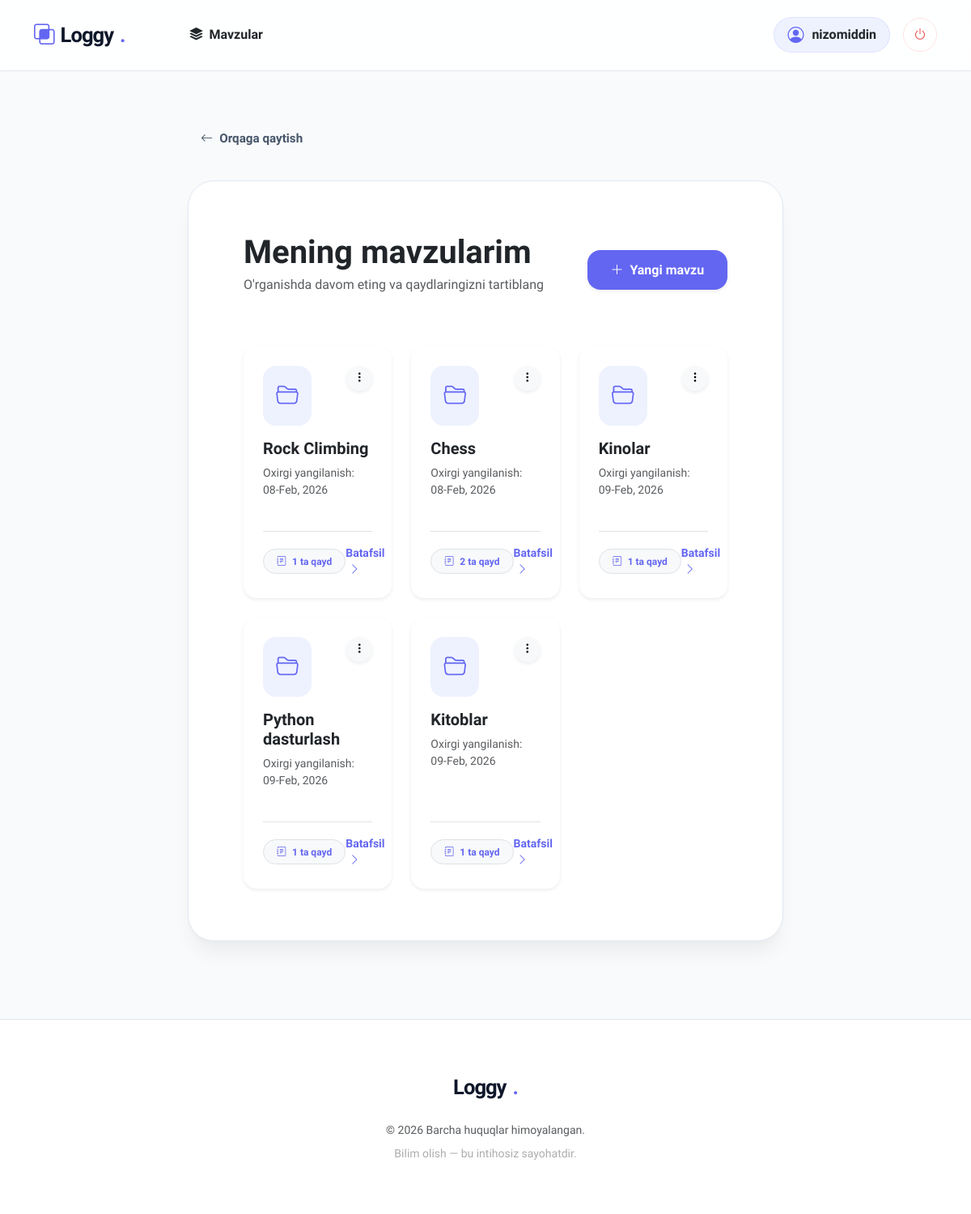
Page /topics/ (signed in) on the earlier database version.
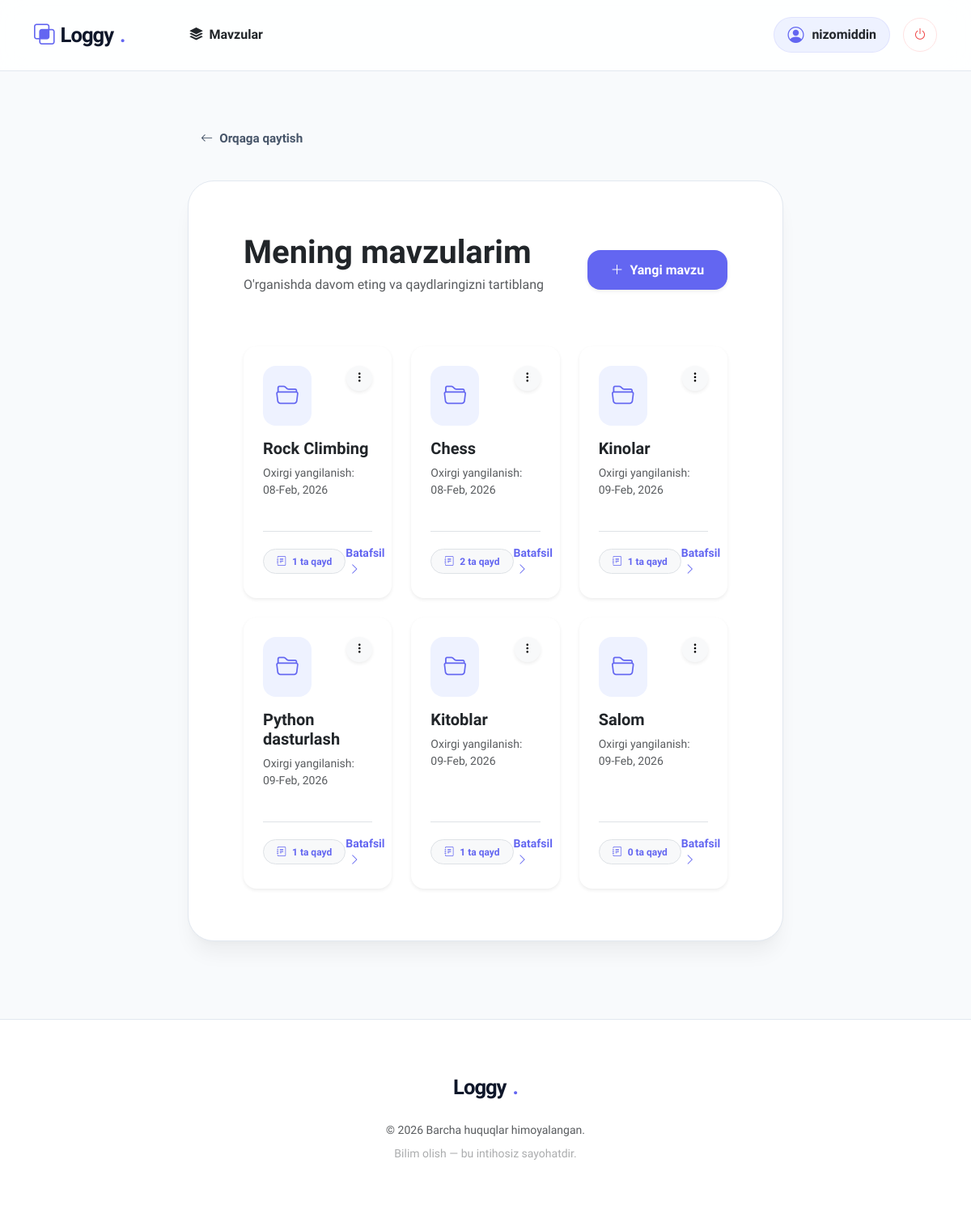
Same page on the later database version.
### learning_logs/models.py (models this page shows)
class Topic(models.Model):
    text = models.CharField(max_length=200)
    date_added = models.DateTimeField(auto_now_add=True)
    owner = models.ForeignKey(User, on_delete=models.CASCADE)
    def __str__(self):
        return self.text

### learning_logs/views.py (the view)
# urls.py: path('topics/', views.topics, name='topics'),
@login_required
def topics(request):
    topics = Topic.objects.filter(owner=request.user).order_by('date_added')
    context = {'topics': topics}
    return render(request, 'learning_logs/topics.html', context)

### learning_logs/templates/learning_logs/topics.html (shortened to what this page needs)
{% extends 'learning_logs/base.html' %}
{% block content %}
<div class="container py-2">
    <div class="d-flex justify-content-between align-items-center mb-5">
        <div>
            <h1 class="display-6 fw-extrabold text-dark mb-1">Mening mavzularim</h1>
            <p class="text-muted">O'rganishda davom eting va qaydlaringizni tartiblang</p>
        </div>
        <a href="{% url 'learning_logs:new_topic' %}" class="btn btn-brand shadow-sm">
            <i class="bi bi-plus-lg me-1"></i> Yangi mavzu
        </a>
    </div>
    <div class="row g-4">
        {% for topic in topics %}
            <div class="col-md-6 col-lg-4">
                <div class="card h-100 border-0 shadow-sm rounded-4 hover-card transition">
                    <div class="card-body p-4 d-flex flex-column">
                        <div class="d-flex justify-content-between align-items-start mb-3">
                            <div class="bg-accent-soft p-3 rounded-4">
                                <i class="bi bi-folder2-open fs-3 text-accent"></i>
                            </div>
                            <div class="dropdown">
                                <button class="btn btn-light btn-sm rounded-circle shadow-sm" type="button" data-bs-toggle="dropdown">
                                    <i class="bi bi-three-dots-vertical"></i>
                                </button>
                            </div>
                        </div>
                        <h5 class="card-title fw-bold text-dark mb-2">{{ topic }}</h5>
                        <p class="card-text text-muted small flex-grow-1">
                            Oxirgi yangilanish: {{ topic.date_added|date:'d-M, Y' }}
                        </p>
                        <div class="mt-4 pt-3 border-top d-flex justify-content-between align-items-center">
                            <span class="badge bg-light text-accent rounded-pill px-3 py-2 border border-accent-soft">
                                <i class="bi bi-journal-text me-1"></i> {{ topic.entry_set.count }} ta qayd
                            </span>
                            <a href="{% url 'learning_logs:topic' topic.id %}" class="fw-bold text-accent text-decoration-none small">
                                Batafsil <i class="bi bi-chevron-right ms-1"></i>
                            </a>
                        </div>
                    </div>
                </div>
            </div>
        {% endfor %}
    </div>
</div>
{% endblock content %}

### learning_logs/templates/learning_logs/base.html (shortened to what this page needs)
<!DOCTYPE html>
<html lang="uz">
<head>
    <link href="https://cdn.jsdelivr.net/npm/bootstrap@5.3.2/dist/css/bootstrap.min.css" rel="stylesheet">
    <link rel="stylesheet" href="https://cdn.jsdelivr.net/npm/bootstrap-icons@1.11.2/font/bootstrap-icons.css">
</head>
<body class="d-flex flex-column min-vh-100">
    <nav class="navbar navbar-expand-lg sticky-top">
        <div class="container">
            <a class="navbar-brand" href="{% url 'learning_logs:index' %}">
                <i class="bi bi-intersect brand-dot"></i> Loggy<span class="brand-dot">.</span>
            </a>
            <div class="collapse navbar-collapse" id="navbarNav">
                <ul class="navbar-nav me-auto ps-lg-5">
                    <li class="nav-item">
                        <a class="nav-link fw-semibold px-3 text-dark" href="{% url 'learning_logs:topics' %}">
                            <i class="bi bi-stack me-1"></i> Mavzular
                        </a>
                    </li>
                </ul>
                <div class="d-flex align-items-center gap-3">
                    {% if user.is_authenticated %}
                        <div class="user-pill d-none d-sm-flex">
                            <i class="bi bi-person-circle text-accent fs-5"></i>
                            <span class="fw-bold text-dark fs-6">{{ user.username }}</span>
                        </div>
                        <form action="{% url 'users:logout' %}" method="post" class="m-0">
                            <button type="submit" class="logout-btn-circle" title="Chiqish">
                                <i class="bi bi-power"></i>
                            </button>
                        </form>
                    {% else %}
                        <a href="{% url 'users:login' %}" class="btn btn-link text-decoration-none text-dark fw-bold px-4">Kirish</a>
                        <a href="{% url 'users:register' %}" class="btn btn-brand">Boshlash</a>
                    {% endif %}
                </div>
            </div>
        </div>
    </nav>
    <main class="container main-container">
        <div class="row justify-content-center">
            <div class="col-xl-8 col-lg-10">
                {% if request.resolver_match.url_name != 'index' %}
                    <a href="javascript:history.back()" class="back-nav">
                        <i class="bi bi-arrow-left"></i> Orqaga qaytish
                    </a>
                {% endif %}
                <div class="content-box">
                    {% block content %}{% endblock content %}
                </div>
            </div>
        </div>
    </main>
    <footer class="text-center mt-auto">
        <div class="container">
            <div class="mb-4">
                <a class="navbar-brand justify-content-center" href="#">
                    Loggy<span class="brand-dot">.</span>
                </a>
            </div>
            <div class="text-muted small mb-0">
                &copy; 2026 Barcha huquqlar himoyalangan. <br>
                <span class="opacity-50 mt-2 d-block">Bilim olish — bu intihosiz sayohatdir.</span>
            </div>
        </div>
    </footer>
</body>
</html>

### learning_logs/templates/learning_logs/base.html (style rules this page uses)
:root { --accent: #6366f1; --accent-soft: #eef2ff; --surface: #ffffff; --background: #f8fafc; --text-heading: #0f172a; --text-body: #475569; --nav-bg: rgba(255, 255, 255, 0.85); --border: #e2e8f0; }
body { font-family: 'Plus Jakarta Sans', sans-serif; background-color: var(--background); color: var(--text-body); -webkit-font-smoothing: antialiased; text-rendering: optimizeLegibility; overflow-x: hidden; }
.navbar-brand { font-weight: 800; font-size: 1.6rem; letter-spacing: -1px; color: var(--text-heading) !important; display: flex; align-items: center; gap: 8px; }
.brand-dot { color: var(--accent); }
.navbar { padding: 1.2rem 0; backdrop-filter: blur(16px) saturate(180%); background: var(--nav-bg); border-bottom: 1px solid var(--border); transition: all 0.3s ease; }
.content-box { background: var(--surface); border-radius: 32px; padding: 3.5rem; border: 1px solid var(--border); box-shadow: 0 4px 6px -1px rgba(0, 0, 0, 0.02), 0 20px 25px -5px rgba(0, 0, 0, 0.05); transition: transform 0.3s ease; }
.btn-brand { background: var(--accent); color: white; border: none; padding: 0.8rem 1.8rem; border-radius: 16px; font-weight: 700; transition: all 0.4s cubic-bezier(0.175, 0.885, 0.32, 1.275); }
.user-pill { background: var(--accent-soft); padding: 6px 16px; border-radius: 100px; display: flex; align-items: center; gap: 10px; border: 1px solid rgba(99, 102, 241, 0.1); }
.logout-btn-circle { width: 42px; height: 42px; border-radius: 50%; display: flex; align-items: center; justify-content: center; background: #fff; color: #ef4444; border: 1px solid #fee2e2; transition: all 0.2s; }
.back-nav { display: inline-flex; align-items: center; gap: 8px; color: var(--text-body); text-decoration: none; font-weight: 600; font-size: 0.95rem; margin-bottom: 2rem; padding: 8px 16px; border-radius: 12px; transition: all 0.2s; }
.main-container { margin-top: 4rem; margin-bottom: 6rem; }
footer { background: var(--surface); padding: 4rem 0; border-top: 1px solid var(--border); }
.content-box { animation: fadeIn 0.6s ease-out; }

### learning_logs/templates/learning_logs/topics.html (style rules this page uses)
.fw-extrabold { font-weight: 800; }
.bg-accent-soft { background-color: var(--accent-soft); }
.text-accent { color: var(--accent); }
.transition { transition: all 0.3s ease; }

Differences in the rows shown:
added Topic: text "Salom", date_added "09-Feb, 2026", entry_set.count "0"
